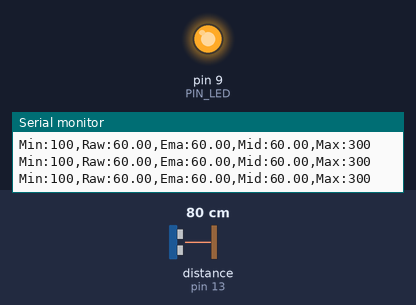
The sketch below on a simulated Arduino Uno, built with avr-gcc and run on an emulated ATmega328P. On the bench: output pins drawn as LEDs (lit = HIGH), the last lines printed to the serial monitor. Wiring (inferred from the names in the program): ultrasonic range finder: trigger pin 12; echo pin 13. The test bench sets the inputs (shaded band); at power-on: distance to the obstacle (sensor on pin 13) 80 cm. The echo pulse lasts 58.3 µs per cm; pins used as bus, display or sensor lines are not drawn.

Above: at 1.2 s.
1.3 s: distance to the obstacle (sensor on pin 13) set to 18 cm
At 2.4 s:
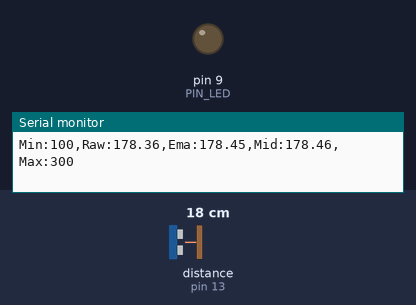
2.8 s: distance to the obstacle (sensor on pin 13) set to 2 cm
At 3.5 s:
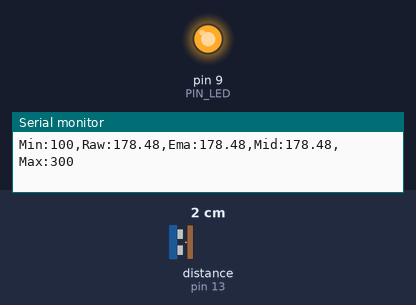
Timing chart, 0 to 5.8 s (numbered marks = the images above; inputs shaded):
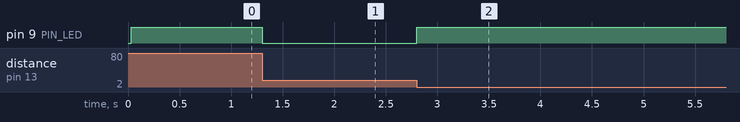

The sketch:

09_example_1.ino
```cpp
// Arduino pin assignment
#define PIN_LED  9
#define PIN_TRIG 12
#define PIN_ECHO 13

// configurable parameters
#define SND_VEL 346.0     // sound velocity at 24 celsius degree (unit: m/sec)
#define INTERVAL 25       // sampling interval (unit: msec)
#define PULSE_DURATION 10 // ultra-sound Pulse Duration (unit: usec)
#define _DIST_MIN 100     // minimum distance to be measured (unit: mm)
#define _DIST_MAX 300     // maximum distance to be measured (unit: mm)

#define TIMEOUT ((INTERVAL / 2) * 1000.0) // maximum echo waiting time (unit: usec)
#define SCALE (0.001 * 0.5 * SND_VEL)     // coefficent to convert duration to distance

#define _EMA_ALPHA 0.2    // EMA weight of new sample (range: 0 to 1)
                          // Setting EMA to 1 effectively disables EMA filter.

#define N 3

// global variables
unsigned long last_sampling_time;   // unit: msec
float samples[N];
float dist_ema;                     // EMA distance
float median;

void setup() {
  // initialize GPIO pins
  pinMode(PIN_LED,OUTPUT);
  pinMode(PIN_TRIG,OUTPUT);
  pinMode(PIN_ECHO,INPUT);
  digitalWrite(PIN_TRIG, LOW);

  for(int i = 0; i < N; i++){
    samples[i] = _DIST_MAX;
  }

  // initialize serial port
  Serial.begin(57600);
}

void loop() {
  float dist_raw;

  // wait until next sampling time.
  // millis() returns the number of milliseconds since the program started.
  //    will overflow after 50 days.
  if (millis() < last_sampling_time + INTERVAL)
    return;
  // get a distance reading from the USS
  dist_raw = USS_measure(PIN_TRIG,PIN_ECHO);

  if ((dist_raw >= _DIST_MIN) && (dist_raw <= _DIST_MAX)){
      digitalWrite(PIN_LED, 0);
  } else if ((dist_raw == 0.0) || (dist_raw > _DIST_MAX)) {
      dist_raw = samples[N-1];  // Set Higher Value
      digitalWrite(PIN_LED, 1);       // LED OFF
  } else if (dist_raw < _DIST_MIN) {
      dist_raw = samples[N-1];    // Set Lower Value
      digitalWrite(PIN_LED, 1);       // LED OFF
  } else {    // In desired Range
      digitalWrite(PIN_LED, 0);       // LED ON
  }

  // Modify the below line to implement the EMA equation
  dist_ema = _EMA_ALPHA * dist_raw + (1 - _EMA_ALPHA) * samples[-1];
  for(int i = 0; i < N-1; i++){
    samples[i] = samples[i+1];
    median += samples[i];
  }
  samples[N-1] = dist_ema;
  median += samples[N-1];
  median /= N;

  // output the distance to the serial port
  Serial.print("Min:");   Serial.print(_DIST_MIN);
  Serial.print(",Raw:");  Serial.print(dist_raw);
  Serial.print(",Ema:");  Serial.print(dist_ema);
  Serial.print(",Mid:");  Serial.print(median);
  Serial.print(",Max:");  Serial.print(_DIST_MAX);
  Serial.println("");
  median = 0;

  // do something here

  // update last sampling time
  last_sampling_time += INTERVAL;
}

// get a distance reading from USS. return value is in millimeter.
float USS_measure(int TRIG, int ECHO)
{
  digitalWrite(TRIG, HIGH);
  delayMicroseconds(PULSE_DURATION);
  digitalWrite(TRIG, LOW);

  return pulseIn(ECHO, HIGH, TIMEOUT) * SCALE; // unit: mm

  // Pulse duration to distance conversion example (target distance = 17.3m)
  // - pulseIn(ECHO, HIGH, timeout) returns microseconds (음파의 왕복 시간)
  // - 편도 거리 = (pulseIn() / 1,000,000) * SND_VEL / 2 (미터 단위)
  //   mm 단위로 하려면 * 1,000이 필요 ==>  SCALE = 0.001 * 0.5 * SND_VEL
  //
  // - 예, pusseIn()이 100,000 이면 (= 0.1초, 왕복 거리 34.6m)
  //        = 100,000 micro*sec * 0.001 milli/micro * 0.5 * 346 meter/sec
  //        = 100,000 * 0.001 * 0.5 * 346
  //        = 17,300 mm  ==> 17.3m
}
```

Measured:
- after the input at 1.3 s, pin 9 (PIN_LED): HIGH → LOW at once
- after the input at 2.8 s, pin 9 (PIN_LED): LOW → HIGH at once
